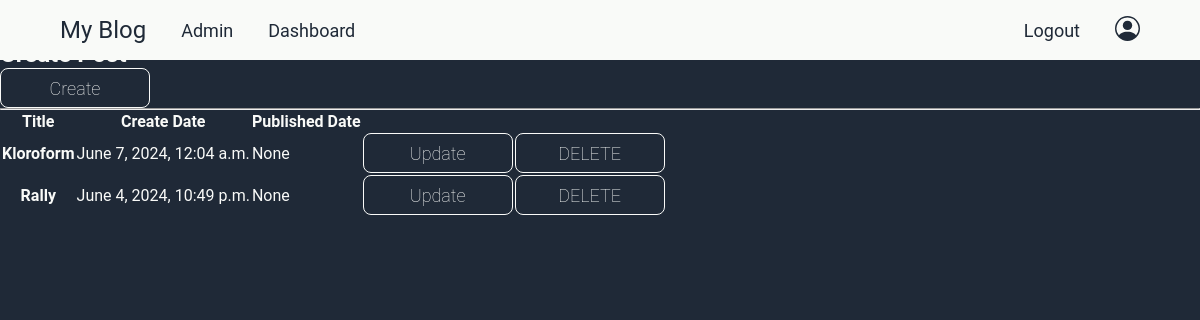
The page /dashboard/ (signed in) on the database its author committed.
### blog/models.py (models this page shows, shortened)
class Post(models.Model):
    author = models.ForeignKey("auth.User",on_delete = models.CASCADE)
    title = models.CharField(max_length=40)
    content = models.TextField()
    create_date = models.DateTimeField(default = timezone.now)
    published_date = models.DateTimeField(blank=True,null=True)

### blog/views.py (the view)
# urls.py: path('dashboard/',views.Dashboard,name='dashboard'),
@login_required
def Dashboard(request):
    if request.user.is_authenticated:
        UserPosts=models.Post.objects.filter(author_id=request.user).order_by('-create_date')
        return render(request,'blog/dashboard.html',context={'posts':UserPosts})
    else:
        return HttpResponse("You need to Login for view profile page.")

### templates/blog/dashboard.html (shortened to what this page needs)
{% extends "base.html" %}
{% load static %}
{% block bodyBlock %}
<div class="container">
    <h1>Dashboard</h1>
    <h2>Create Post</h2>
    <a href="{% url 'blog:create' %}"><button class="btn btn-success">Create</button></a>
    <hr>
    <table class="table table-hover">
        <thead>
          <tr>
            <th scope="col">Title</th>
            <th scope="col">Create Date</th>
            <th scope="col">Published Date</th>
            <th></th>
            <th></th>
          </tr>
        </thead>
        <tbody>
            {% for post in posts %}
                <tr>
                    <th scope="row"><a href="{% url 'detail' pk=post.pk%}">{{post.title}}</a></th>
                    <td>{{post.create_date}}</td>
                    <td>{{post.published_date}}</td>
                    <td><a href="{% url 'blog:update' id=post.id%}"><button class="btn btn-warning">Update</button></a></td>
                    <td><a href="{% url 'blog:delete' id=post.id%}"><button class="btn btn-danger">DELETE</button></a></td>
                </tr>
            {% endfor %}
        </tbody>
    </table>
</div>
{% endblock bodyBlock %}

### static/css/style.css (style rules this page uses)
body { background-color: #1F2937; color: #F9FAF8; }
* { padding: 0; margin: 0; text-decoration: none; list-style: none; font-family: "Roboto", sans-serif; }
a { color: inherit; }
.btn { background: #1F2937; color: #F9FAF8; width: 150px; height: 40px; font-size: 18px; font-weight: 100; border: 1px solid #F9FAF8; border-radius: 8px; }
.container { width: 100%; }

### rows shown on the page
Post: title "Kloroform", create_date "June 7, 2024, 12:04 a.m.", published_date "None"
Post: title "Rally", create_date "June 4, 2024, 10:49 p.m.", published_date "None"
